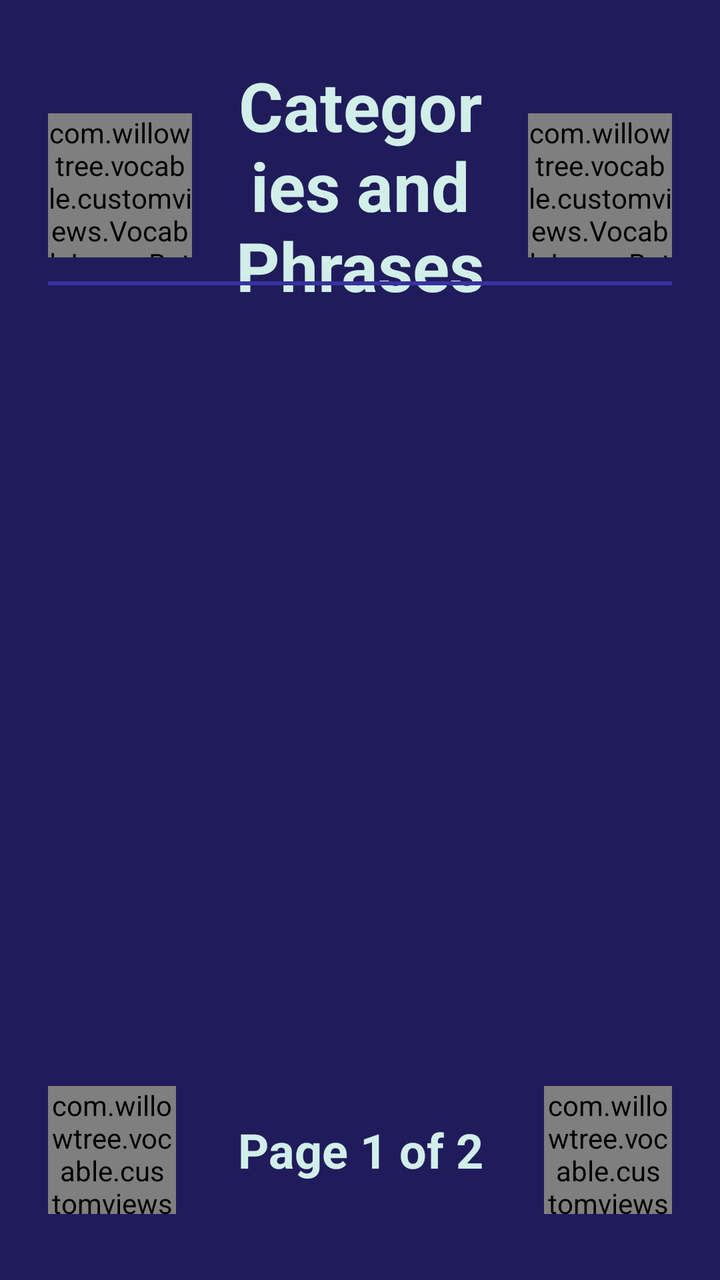
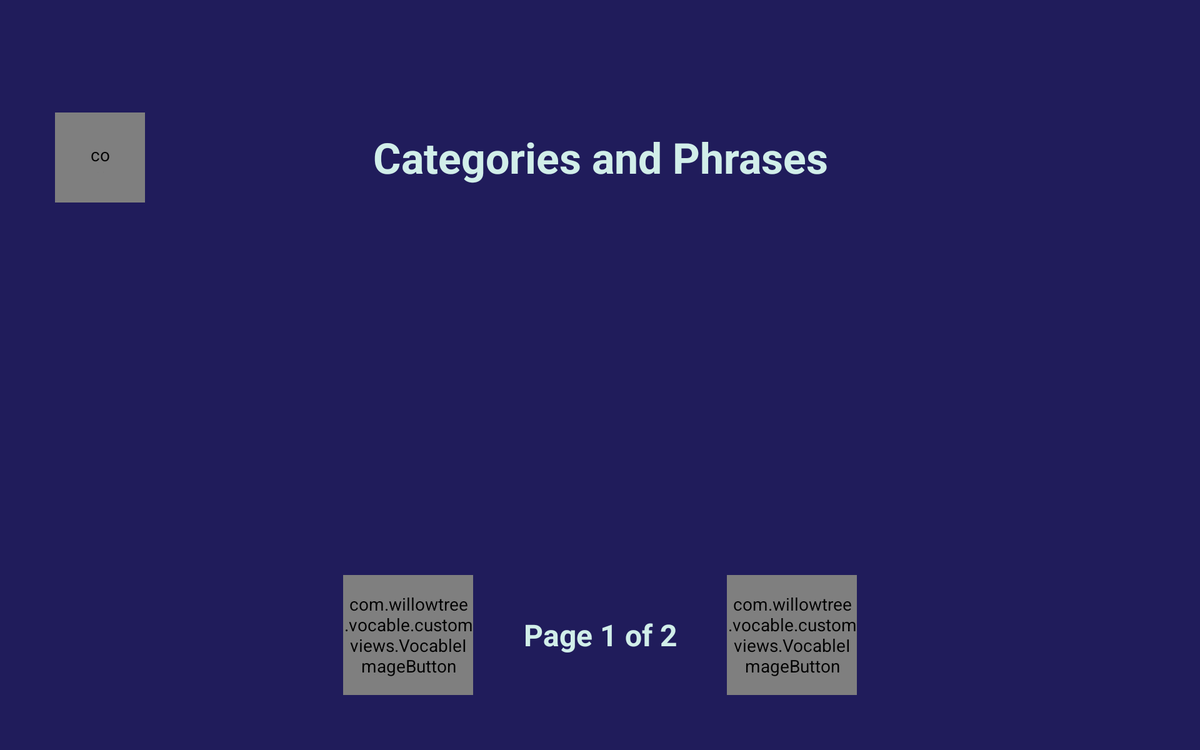

Compare how this app lays out the same screen by default and in its alternative resource folder. The renders come first, then the two layout files and the values they reference.
<!-- AndroidManifest.xml: application theme AppTheme -->
<!-- res/layout/fragment_edit_categories.xml -->
<?xml version="1.0" encoding="utf-8"?>
<androidx.constraintlayout.widget.ConstraintLayout xmlns:android="http://schemas.android.com/apk/res/android"
    xmlns:app="http://schemas.android.com/apk/res-auto"
    xmlns:tools="http://schemas.android.com/tools"
    android:id="@+id/presets_parent"
    android:layout_width="match_parent"
    android:layout_height="match_parent"
    tools:background="@color/colorPrimaryDark">

    <TextView
        android:id="@+id/my_sayings_title"
        style="@style/EditCategoriesTitle"
        android:layout_width="0dp"
        android:layout_height="wrap_content"
        android:layout_marginHorizontal="@dimen/edit_categories_title_margin_horizontal"
        android:text="@string/edit_categories_title"
        app:layout_constraintStart_toEndOf="@id/back_button"
        app:layout_constraintEnd_toStartOf="@id/add_category_button"
        app:layout_constraintTop_toTopOf="parent" />

    <com.willowtree.vocable.customviews.VocableImageButton
        android:id="@+id/back_button"
        style="@style/EditCategoriesActionButton"
        android:layout_marginStart="@dimen/category_back_button_margin_start"
        android:background="@drawable/button_default_background"
        android:padding="@dimen/edit_sayings_back_button_padding"
        android:src="@drawable/arrow_back_40dp"
        app:layout_constraintBottom_toBottomOf="@id/add_category_button"
        app:layout_constraintStart_toStartOf="parent"
        app:layout_constraintTop_toTopOf="@id/add_category_button"
        app:layout_constraintVertical_bias="0.0" />

    <com.willowtree.vocable.customviews.VocableImageButton
        android:id="@+id/add_category_button"
        style="@style/EditCategoriesActionButton"
        android:background="@drawable/button_default_background"
        android:src="@drawable/add_40dp"
        app:layout_constraintBottom_toBottomOf="@id/my_sayings_title"
        app:layout_constraintEnd_toEndOf="parent"
        app:layout_constraintTop_toTopOf="@id/my_sayings_title" />

    <View
        android:id="@+id/top_view"
        android:layout_width="0dp"
        android:layout_height="2dp"
        android:background="@color/colorPrimary"
        app:layout_constraintEnd_toEndOf="@id/edit_categories_view_pager"
        app:layout_constraintStart_toStartOf="@id/edit_categories_view_pager"
        app:layout_constraintTop_toTopOf="@id/edit_categories_view_pager" />

    <androidx.viewpager2.widget.ViewPager2
        android:id="@+id/edit_categories_view_pager"
        android:layout_width="0dp"
        android:layout_height="0dp"
        android:layout_marginTop="@dimen/edit_category_pager_margin_top"
        android:layout_marginEnd="@dimen/edit_category_pager_margin_end"
        android:layout_marginBottom="@dimen/edit_category_pager_margin_bottom"
        app:layout_constraintBottom_toTopOf="@+id/category_back_button"
        app:layout_constraintEnd_toEndOf="parent"
        app:layout_constraintStart_toStartOf="@id/back_button"
        app:layout_constraintTop_toBottomOf="@id/back_button" />

    <com.willowtree.vocable.customviews.VocableImageButton
        android:id="@+id/category_back_button"
        android:layout_width="@dimen/edit_paging_button_width"
        android:layout_height="@dimen/edit_paging_button_height"
        android:layout_marginBottom="@dimen/edit_paging_button_bottom_margin"
        android:layout_marginStart="@dimen/paging_button_margin"
        android:background="@drawable/button_default_background"
        android:gravity="center"
        android:scaleType="center"
        android:src="@drawable/phrases_back_button_icon"
        app:layout_constraintBottom_toBottomOf="parent"
        app:layout_constraintHorizontal_chainStyle="packed"
        app:layout_constraintStart_toStartOf="@id/edit_categories_view_pager" />

    <TextView
        android:id="@+id/category_page_number"
        android:layout_width="wrap_content"
        android:layout_height="0dp"
        android:layout_marginStart="@dimen/edit_page_number_margin"
        android:layout_marginEnd="@dimen/edit_page_number_margin"
        android:gravity="center"
        android:textColor="@color/textColor"
        android:textSize="@dimen/phrases_page_number_text_size"
        android:textStyle="bold"
        app:layout_constraintBottom_toBottomOf="@id/category_forward_button"
        app:layout_constraintTop_toTopOf="@id/category_forward_button"
        app:layout_constraintEnd_toStartOf="@+id/category_forward_button"
        app:layout_constraintHorizontal_chainStyle="packed"
        app:layout_constraintStart_toEndOf="@+id/category_back_button"
        tools:text="Page 1 of 2" />

    <com.willowtree.vocable.customviews.VocableImageButton
        android:id="@+id/category_forward_button"
        android:layout_width="@dimen/edit_paging_button_width"
        android:layout_height="@dimen/edit_paging_button_height"
        android:layout_marginEnd="@dimen/paging_button_margin"
        android:layout_marginBottom="@dimen/edit_paging_button_bottom_margin"
        android:background="@drawable/button_default_background"
        android:gravity="center"
        android:scaleType="center"
        android:src="@drawable/phrases_forward_button_icon"
        app:layout_constraintBottom_toBottomOf="parent"
        app:layout_constraintEnd_toEndOf="@id/edit_categories_view_pager"
        app:layout_constraintHorizontal_chainStyle="packed"
        />

</androidx.constraintlayout.widget.ConstraintLayout>
<!-- resources referenced by this layout -->
<resources>
  <color name="colorPrimary">#3831A0</color>
  <color name="colorPrimaryDark">#201C5B</color>
  <color name="textColor">#D1EEE9</color>
  <dimen name="category_back_button_margin_start">24dp</dimen>
  <dimen name="edit_categories_title_margin_horizontal">8dp</dimen>
  <dimen name="edit_category_pager_margin_bottom">44dp</dimen>
  <dimen name="edit_category_pager_margin_end">24dp</dimen>
  <dimen name="edit_category_pager_margin_top">12dp</dimen>
  <dimen name="edit_page_number_margin">192dp</dimen>
  <dimen name="edit_paging_button_bottom_margin">33dp</dimen>
  <dimen name="edit_paging_button_height">64dp</dimen>
  <dimen name="edit_paging_button_width">64dp</dimen>
  <dimen name="edit_sayings_back_button_padding">0dp</dimen>
  <dimen name="paging_button_margin">0dp</dimen>
  <dimen name="phrases_page_number_text_size">24sp</dimen>
  <!-- drawable add_40dp (drawable) -->
  <?xml version="1.0" encoding="utf-8"?>
  <selector xmlns:android="http://schemas.android.com/apk/res/android">
      <item android:drawable="@drawable/ic_add_dark_blue_40dp" android:state_pressed="true" />
      <item android:drawable="@drawable/ic_add_40dp" />
  </selector>
  <!-- drawable arrow_back_40dp (drawable) -->
  <?xml version="1.0" encoding="utf-8"?>
  <selector xmlns:android="http://schemas.android.com/apk/res/android">
      <item android:drawable="@drawable/ic_arrow_back_dark_blue" android:state_pressed="true" />
      <item android:drawable="@drawable/ic_arrow_back_40dp" />
  </selector>
  <!-- drawable button_default_background (drawable) -->
  <?xml version="1.0" encoding="utf-8"?>
  <selector xmlns:android="http://schemas.android.com/apk/res/android">
      <item android:drawable="@drawable/button_selected_background" android:state_pressed="true"/>
      <item android:drawable="@drawable/button_background" />
  </selector>
  <!-- drawable phrases_forward_button_icon (drawable) -->
  <?xml version="1.0" encoding="utf-8"?>
  <selector xmlns:android="http://schemas.android.com/apk/res/android">
      <item android:drawable="@drawable/ic_phrases_arrow_forward_dark_blue" android:state_pressed="true" />
      <item android:drawable="@drawable/ic_phrases_arrow_forward_blue" />
  </selector>
  <string name="edit_categories_title">Categories and Phrases</string>
  <!-- drawable ic_add_dark_blue_40dp (drawable) -->
  <vector android:height="40dp" android:tint="#3831A0"
      android:viewportHeight="24.0" android:viewportWidth="24.0"
      android:width="40dp" xmlns:android="http://schemas.android.com/apk/res/android">
      <path android:fillColor="#FF000000" android:pathData="M19,13h-6v6h-2v-6H5v-2h6V5h2v6h6v2z"/>
  </vector>
  <!-- drawable ic_add_40dp (drawable) -->
  <vector android:height="40dp" android:tint="#D1EEE9"
      android:viewportHeight="24.0" android:viewportWidth="24.0"
      android:width="40dp" xmlns:android="http://schemas.android.com/apk/res/android">
      <path android:fillColor="#FF000000" android:pathData="M19,13h-6v6h-2v-6H5v-2h6V5h2v6h6v2z"/>
  </vector>
  <!-- drawable button_selected_background (drawable) -->
  <?xml version="1.0" encoding="utf-8"?>
  <shape xmlns:android="http://schemas.android.com/apk/res/android"
      android:shape="rectangle">
      <corners android:radius="4dp" />
      <solid android:color="#58E487" />
  </shape>
  <!-- drawable button_background (drawable) -->
  <?xml version="1.0" encoding="utf-8"?>
  <shape xmlns:android="http://schemas.android.com/apk/res/android"
      android:shape="rectangle">
      <corners android:radius="@dimen/vocable_background_radius" />
      <solid android:color="@color/colorPrimary" />
  </shape>
  <dimen name="edit_categories_action_button_width">72dp</dimen>
  <dimen name="edit_categories_action_button_height">72dp</dimen>
  <dimen name="edit_sayings_add_button_margin">24dp</dimen>
  <dimen name="edit_categories_title_margin">30dp</dimen>
  <dimen name="edit_categories_title_text_size">34sp</dimen>
  <color name="colorAccent">#FEA430</color>
  <dimen name="vocable_background_radius">8dp</dimen>
</resources>
<!-- res/layout-sw600dp-land/fragment_edit_categories.xml (the repository's variant of the layout above) -->
<!-- drawn on a 7-inch tablet turned sideways -->
<?xml version="1.0" encoding="utf-8"?>
<androidx.constraintlayout.widget.ConstraintLayout xmlns:android="http://schemas.android.com/apk/res/android"
    xmlns:app="http://schemas.android.com/apk/res-auto"
    xmlns:tools="http://schemas.android.com/tools"
    android:id="@+id/presets_parent"
    android:layout_width="match_parent"
    android:layout_height="match_parent"
    tools:background="@color/colorPrimaryDark">

    <com.willowtree.vocable.customviews.VocableImageButton
        android:id="@+id/back_button"
        style="@style/EditSayingsBackButton"
        android:padding="@dimen/edit_sayings_back_button_padding"
        android:layout_width="@dimen/edit_sayings_back_button_width"
        android:layout_height="@dimen/edit_sayings_back_button_height"
        android:background="@drawable/button_default_background"
        android:layout_marginEnd="@dimen/edit_sayings_back_button_margin_end"
        android:src="@drawable/ic_arrow_back_40dp"
        android:textStyle="bold"
        app:layout_constraintBottom_toBottomOf="@id/my_sayings_title"
        app:layout_constraintStart_toStartOf="parent"
        app:layout_constraintTop_toTopOf="@id/my_sayings_title" />

    <TextView
        android:id="@+id/my_sayings_title"
        style="@style/EditSayingsTitle"
        android:layout_width="wrap_content"
        android:layout_height="wrap_content"
        android:text="@string/edit_categories_title"
        app:layout_constraintEnd_toEndOf="parent"
        app:layout_constraintStart_toStartOf="parent"
        app:layout_constraintTop_toTopOf="parent" />

    <androidx.viewpager2.widget.ViewPager2
        android:id="@+id/edit_sayings_view_pager"
        android:layout_width="0dp"
        android:layout_height="0dp"
        android:layout_marginTop="26dp"
        android:layout_marginEnd="44dp"
        android:layout_marginBottom="34dp"
        app:layout_constraintBottom_toTopOf="@+id/category_back_button"
        app:layout_constraintEnd_toEndOf="parent"
        app:layout_constraintStart_toStartOf="@id/back_button"
        app:layout_constraintTop_toBottomOf="@id/back_button" />

    <com.willowtree.vocable.customviews.VocableImageButton
        android:id="@+id/category_back_button"
        android:layout_width="@dimen/edit_paging_button_width"
        android:layout_height="@dimen/edit_paging_button_height"
        android:layout_marginBottom="@dimen/phrases_paging_margin_bottom"
        android:background="@drawable/button_default_background"
        android:gravity="center"
        android:scaleType="center"
        android:src="@drawable/phrases_back_button_icon"
        app:layout_constraintBottom_toBottomOf="parent"
        app:layout_constraintEnd_toStartOf="@+id/category_page_number"
        app:layout_constraintHorizontal_chainStyle="packed"
        app:layout_constraintStart_toStartOf="parent" />

    <TextView
        android:id="@+id/category_page_number"
        android:layout_width="wrap_content"
        android:layout_height="0dp"
        android:layout_marginStart="@dimen/phrases_page_number_margin"
        android:layout_marginEnd="@dimen/phrases_page_number_margin"
        android:layout_marginBottom="@dimen/phrases_paging_margin_bottom"
        android:gravity="center"
        android:textColor="@color/textColor"
        android:textSize="@dimen/phrases_page_number_text_size"
        android:textStyle="bold"
        app:layout_constraintBottom_toBottomOf="parent"
        app:layout_constraintEnd_toStartOf="@+id/category_forward_button"
        app:layout_constraintHorizontal_chainStyle="packed"
        app:layout_constraintStart_toEndOf="@+id/category_back_button"
        app:layout_constraintTop_toTopOf="@+id/category_back_button"
        tools:text="Page 1 of 2" />

    <com.willowtree.vocable.customviews.VocableImageButton
        android:id="@+id/category_forward_button"
        android:layout_width="@dimen/edit_paging_button_width"
        android:layout_height="@dimen/edit_paging_button_height"
        android:layout_marginBottom="@dimen/phrases_paging_margin_bottom"
        android:background="@drawable/button_default_background"
        android:gravity="center"
        android:scaleType="center"
        android:src="@drawable/phrases_forward_button_icon"
        app:layout_constraintBottom_toBottomOf="parent"
        app:layout_constraintEnd_toEndOf="parent"
        app:layout_constraintHorizontal_chainStyle="packed"
        app:layout_constraintStart_toEndOf="@+id/category_page_number" />

</androidx.constraintlayout.widget.ConstraintLayout>
<!-- resources referenced by the variant -->
<!-- as a 7-inch tablet turned sideways resolves them -->
<resources>
  <color name="colorPrimaryDark">#201C5B</color>
  <color name="textColor">#D1EEE9</color>
  <!-- from res/values-sw600dp/ -->
  <dimen name="edit_paging_button_height">96dp</dimen>
  <!-- from res/values-sw600dp/ -->
  <dimen name="edit_paging_button_width">104dp</dimen>
  <dimen name="edit_sayings_back_button_height">72dp</dimen>
  <dimen name="edit_sayings_back_button_margin_end">8dp</dimen>
  <!-- from res/values-sw600dp/ -->
  <dimen name="edit_sayings_back_button_padding">24dp</dimen>
  <dimen name="edit_sayings_back_button_width">72dp</dimen>
  <dimen name="phrases_page_number_margin">40dp</dimen>
  <dimen name="phrases_page_number_text_size">24sp</dimen>
  <!-- from res/values-sw600dp-land/ -->
  <dimen name="phrases_paging_margin_bottom">44dp</dimen>
  <!-- drawable button_default_background (drawable) -->
  <?xml version="1.0" encoding="utf-8"?>
  <selector xmlns:android="http://schemas.android.com/apk/res/android">
      <item android:drawable="@drawable/button_selected_background" android:state_pressed="true"/>
      <item android:drawable="@drawable/button_background" />
  </selector>
  <!-- drawable phrases_forward_button_icon (drawable) -->
  <?xml version="1.0" encoding="utf-8"?>
  <selector xmlns:android="http://schemas.android.com/apk/res/android">
      <item android:drawable="@drawable/ic_phrases_arrow_forward_dark_blue" android:state_pressed="true" />
      <item android:drawable="@drawable/ic_phrases_arrow_forward_blue" />
  </selector>
  <string name="edit_categories_title">Categories and Phrases</string>
  <style name="EditSayingsTitle">
          <item name="android:layout_marginTop">@dimen/edit_sayings_title_margin</item>
          <item name="android:gravity">center</item>
          <item name="android:textSize">@dimen/edit_sayings_title_text_size</item>
          <item name="android:textColor">@color/textColor</item>
          <item name="android:textStyle">bold</item>
      </style>
  <!-- drawable button_selected_background (drawable) -->
  <?xml version="1.0" encoding="utf-8"?>
  <shape xmlns:android="http://schemas.android.com/apk/res/android"
      android:shape="rectangle">
      <corners android:radius="4dp" />
      <solid android:color="#58E487" />
  </shape>
  <!-- drawable button_background (drawable) -->
  <?xml version="1.0" encoding="utf-8"?>
  <shape xmlns:android="http://schemas.android.com/apk/res/android"
      android:shape="rectangle">
      <corners android:radius="@dimen/vocable_background_radius" />
      <solid android:color="@color/colorPrimary" />
  </shape>
  <!-- drawable ic_phrases_arrow_back_blue (drawable) -->
  <vector android:height="40dp" android:tint="#D1EEE9"
      android:viewportHeight="24.0" android:viewportWidth="24.0"
      android:width="40dp" xmlns:android="http://schemas.android.com/apk/res/android">
      <path android:fillColor="#FF000000" android:pathData="M15.41,16.09l-4.58,-4.59 4.58,-4.59L14,5.5l-6,6 6,6z"/>
  </vector>
  <style name="ScalableText">
          <item name="autoSizeMinTextSize">@dimen/auto_size_min_text_size</item>
          <item name="autoSizeStepGranularity">@dimen/auto_size_step_granularity</item>
          <item name="autoSizeTextType">uniform</item>
      </style>
  <dimen name="edit_sayings_back_button_margin">44dp</dimen>
  <dimen name="edit_sayings_text_size">24sp</dimen>
  <!-- from res/values-sw600dp/ -->
  <dimen name="edit_sayings_title_margin">103dp</dimen>
  <dimen name="edit_sayings_title_text_size">34sp</dimen>
  <color name="colorPrimary">#3831A0</color>
  <color name="colorAccent">#FEA430</color>
  <dimen name="vocable_background_radius">8dp</dimen>
  <dimen name="auto_size_min_text_size">12sp</dimen>
  <dimen name="auto_size_step_granularity">2sp</dimen>
  <dimen name="highlighted_background_radius">8dp</dimen>
  <dimen name="highlighted_background_width">4dp</dimen>
</resources>
